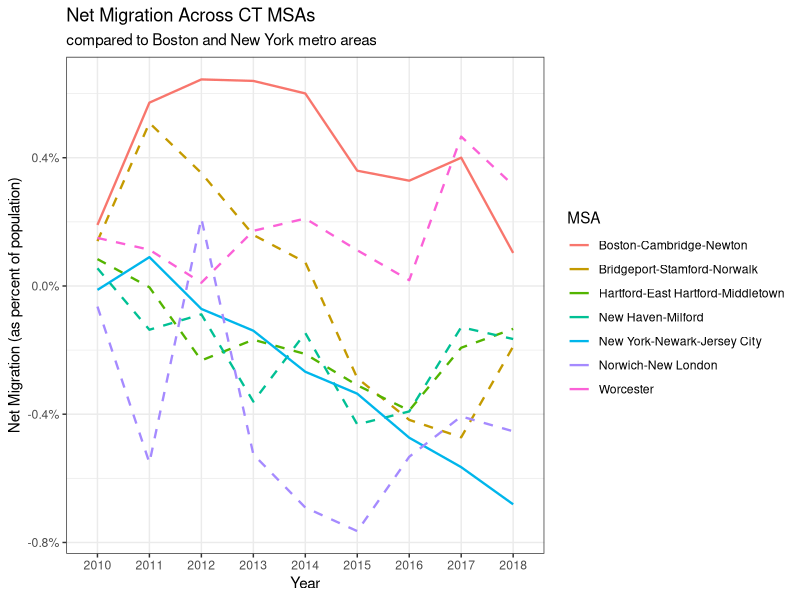

The R source for this figure:
######
## 26 May 2020
## Populations
######

setwd("~/Documents/GitHub/ct-data-praxis/R Files/Analysis")

library(dplyr)
library(readr)
library(ggplot2)
library(tidyr)

df <- read.csv("../../Data/joined_data.csv")

### year to year net migration:
df %>% 
  mutate(area = ifelse(NAME %in% c("New York-Newark-Jersey City", "Boston-Cambridge-Newton"),
                       "Not CT", "CT")) %>% 
  ggplot(aes(x = as.character(year), y = net.mig, group = NAME)) +
    geom_line(aes(color = NAME, linetype = area), size = 0.8) +
    scale_linetype_manual(values = c("dashed", "solid")) +
    scale_y_continuous(labels = scales::percent)+
    guides(linetype = FALSE) +     
    labs(x = "Year",
         y = "Net Migration (as percent of population)",
         title = "Net Migration Across CT MSAs",
         subtitle = "compared to Boston and New York metro areas",
         color = "MSA")+
    theme_bw()
